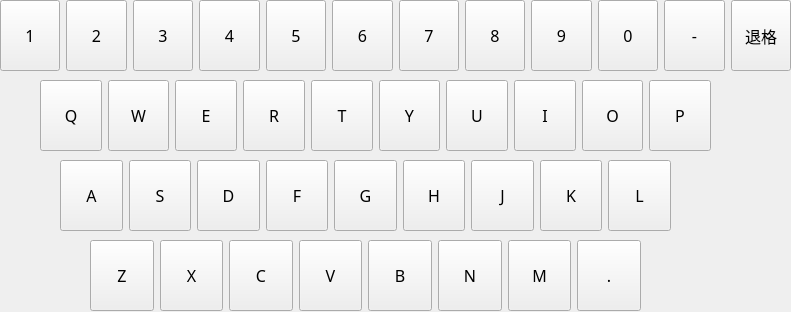
<?xml version="1.0" encoding="UTF-8"?>
<ui version="4.0">
 <class>FullInputPanel</class>
 <widget class="QWidget" name="FullInputPanel">
  <property name="geometry">
   <rect>
    <x>0</x>
    <y>0</y>
    <width>791</width>
    <height>312</height>
   </rect>
  </property>
  <property name="windowTitle">
   <string>Form</string>
  </property>
  <widget class="QWidget" name="horizontalLayoutWidget">
   <property name="geometry">
    <rect>
     <x>0</x>
     <y>0</y>
     <width>791</width>
     <height>71</height>
    </rect>
   </property>
   <layout class="QHBoxLayout" name="horizontalLayout">
    <item>
     <widget class="QPushButton" name="panelButton_1">
      <property name="sizePolicy">
       <sizepolicy hsizetype="Minimum" vsizetype="Minimum">
        <horstretch>0</horstretch>
        <verstretch>0</verstretch>
       </sizepolicy>
      </property>
      <property name="minimumSize">
       <size>
        <width>45</width>
        <height>40</height>
       </size>
      </property>
      <property name="font">
       <font>
        <family>微软雅黑</family>
        <pointsize>12</pointsize>
       </font>
      </property>
      <property name="focusPolicy">
       <enum>Qt::NoFocus</enum>
      </property>
      <property name="text">
       <string>1</string>
      </property>
      <property name="buttonValue" stdset="0">
       <char>
        <unicode>49</unicode>
       </char>
      </property>
     </widget>
    </item>
    <item>
     <widget class="QPushButton" name="panelButton_2">
      <property name="sizePolicy">
       <sizepolicy hsizetype="Minimum" vsizetype="Minimum">
        <horstretch>0</horstretch>
        <verstretch>0</verstretch>
       </sizepolicy>
      </property>
      <property name="minimumSize">
       <size>
        <width>45</width>
        <height>40</height>
       </size>
      </property>
      <property name="font">
       <font>
        <family>微软雅黑</family>
        <pointsize>12</pointsize>
       </font>
      </property>
      <property name="focusPolicy">
       <enum>Qt::NoFocus</enum>
      </property>
      <property name="text">
       <string>2</string>
      </property>
      <property name="buttonValue" stdset="0">
       <char>
        <unicode>50</unicode>
       </char>
      </property>
     </widget>
    </item>
    <item>
     <widget class="QPushButton" name="panelButton_3">
      <property name="sizePolicy">
       <sizepolicy hsizetype="Minimum" vsizetype="Minimum">
        <horstretch>0</horstretch>
        <verstretch>0</verstretch>
       </sizepolicy>
      </property>
      <property name="minimumSize">
       <size>
        <width>45</width>
        <height>40</height>
       </size>
      </property>
      <property name="font">
       <font>
        <family>微软雅黑</family>
        <pointsize>12</pointsize>
       </font>
      </property>
      <property name="focusPolicy">
       <enum>Qt::NoFocus</enum>
      </property>
      <property name="text">
       <string>3</string>
      </property>
      <property name="buttonValue" stdset="0">
       <char>
        <unicode>51</unicode>
       </char>
      </property>
     </widget>
    </item>
    <item>
     <widget class="QPushButton" name="panelButton_4">
      <property name="sizePolicy">
       <sizepolicy hsizetype="Minimum" vsizetype="Minimum">
        <horstretch>0</horstretch>
        <verstretch>0</verstretch>
       </sizepolicy>
      </property>
      <property name="minimumSize">
       <size>
        <width>45</width>
        <height>40</height>
       </size>
      </property>
      <property name="font">
       <font>
        <family>微软雅黑</family>
        <pointsize>12</pointsize>
       </font>
      </property>
      <property name="focusPolicy">
       <enum>Qt::NoFocus</enum>
      </property>
      <property name="text">
       <string>4</string>
      </property>
      <property name="buttonValue" stdset="0">
       <char>
        <unicode>52</unicode>
       </char>
      </property>
     </widget>
    </item>
    <item>
     <widget class="QPushButton" name="panelButton_5">
      <property name="sizePolicy">
       <sizepolicy hsizetype="Minimum" vsizetype="Minimum">
        <horstretch>0</horstretch>
        <verstretch>0</verstretch>
       </sizepolicy>
      </property>
      <property name="minimumSize">
       <size>
        <width>45</width>
        <height>40</height>
       </size>
      </property>
      <property name="font">
       <font>
        <family>微软雅黑</family>
        <pointsize>12</pointsize>
       </font>
      </property>
      <property name="focusPolicy">
       <enum>Qt::NoFocus</enum>
      </property>
      <property name="text">
       <string>5</string>
      </property>
      <property name="buttonValue" stdset="0">
       <char>
        <unicode>53</unicode>
       </char>
      </property>
     </widget>
    </item>
    <item>
     <widget class="QPushButton" name="panelButton_6">
      <property name="sizePolicy">
       <sizepolicy hsizetype="Minimum" vsizetype="Minimum">
        <horstretch>0</horstretch>
        <verstretch>0</verstretch>
       </sizepolicy>
      </property>
      <property name="minimumSize">
       <size>
        <width>45</width>
        <height>40</height>
       </size>
      </property>
      <property name="font">
       <font>
        <family>微软雅黑</family>
        <pointsize>12</pointsize>
       </font>
      </property>
      <property name="focusPolicy">
       <enum>Qt::NoFocus</enum>
      </property>
      <property name="text">
       <string>6</string>
      </property>
      <property name="buttonValue" stdset="0">
       <char>
        <unicode>54</unicode>
       </char>
      </property>
     </widget>
    </item>
    <item>
     <widget class="QPushButton" name="panelButton_7">
      <property name="sizePolicy">
       <sizepolicy hsizetype="Minimum" vsizetype="Minimum">
        <horstretch>0</horstretch>
        <verstretch>0</verstretch>
       </sizepolicy>
      </property>
      <property name="minimumSize">
       <size>
        <width>45</width>
        <height>40</height>
       </size>
      </property>
      <property name="font">
       <font>
        <family>微软雅黑</family>
        <pointsize>12</pointsize>
       </font>
      </property>
      <property name="focusPolicy">
       <enum>Qt::NoFocus</enum>
      </property>
      <property name="text">
       <string>7</string>
      </property>
      <property name="buttonValue" stdset="0">
       <char>
        <unicode>55</unicode>
       </char>
      </property>
     </widget>
    </item>
    <item>
     <widget class="QPushButton" name="panelButton_8">
      <property name="sizePolicy">
       <sizepolicy hsizetype="Minimum" vsizetype="Minimum">
        <horstretch>0</horstretch>
        <verstretch>0</verstretch>
       </sizepolicy>
      </property>
      <property name="minimumSize">
       <size>
        <width>45</width>
        <height>40</height>
       </size>
      </property>
      <property name="font">
       <font>
        <family>微软雅黑</family>
        <pointsize>12</pointsize>
       </font>
      </property>
      <property name="focusPolicy">
       <enum>Qt::NoFocus</enum>
      </property>
      <property name="text">
       <string>8</string>
      </property>
      <property name="buttonValue" stdset="0">
       <char>
        <unicode>56</unicode>
       </char>
      </property>
     </widget>
    </item>
    <item>
     <widget class="QPushButton" name="panelButton_9">
      <property name="sizePolicy">
       <sizepolicy hsizetype="Minimum" vsizetype="Minimum">
        <horstretch>0</horstretch>
        <verstretch>0</verstretch>
       </sizepolicy>
      </property>
      <property name="minimumSize">
       <size>
        <width>45</width>
        <height>40</height>
       </size>
      </property>
      <property name="font">
       <font>
        <family>微软雅黑</family>
        <pointsize>12</pointsize>
       </font>
      </property>
      <property name="focusPolicy">
       <enum>Qt::NoFocus</enum>
      </property>
      <property name="text">
       <string>9</string>
      </property>
      <property name="buttonValue" stdset="0">
       <char>
        <unicode>57</unicode>
       </char>
      </property>
     </widget>
    </item>
    <item>
     <widget class="QPushButton" name="panelButton_0">
      <property name="sizePolicy">
       <sizepolicy hsizetype="Minimum" vsizetype="Minimum">
        <horstretch>0</horstretch>
        <verstretch>0</verstretch>
       </sizepolicy>
      </property>
      <property name="minimumSize">
       <size>
        <width>45</width>
        <height>40</height>
       </size>
      </property>
      <property name="font">
       <font>
        <family>微软雅黑</family>
        <pointsize>12</pointsize>
       </font>
      </property>
      <property name="focusPolicy">
       <enum>Qt::NoFocus</enum>
      </property>
      <property name="text">
       <string>0</string>
      </property>
      <property name="buttonValue" stdset="0">
       <char>
        <unicode>48</unicode>
       </char>
      </property>
     </widget>
    </item>
    <item>
     <widget class="QPushButton" name="panelButton_minus">
      <property name="sizePolicy">
       <sizepolicy hsizetype="Minimum" vsizetype="Minimum">
        <horstretch>0</horstretch>
        <verstretch>0</verstretch>
       </sizepolicy>
      </property>
      <property name="minimumSize">
       <size>
        <width>45</width>
        <height>40</height>
       </size>
      </property>
      <property name="font">
       <font>
        <family>微软雅黑</family>
        <pointsize>12</pointsize>
       </font>
      </property>
      <property name="focusPolicy">
       <enum>Qt::NoFocus</enum>
      </property>
      <property name="text">
       <string>-</string>
      </property>
      <property name="buttonValue" stdset="0">
       <char>
        <unicode>45</unicode>
       </char>
      </property>
     </widget>
    </item>
    <item>
     <widget class="QPushButton" name="panelButton_del">
      <property name="sizePolicy">
       <sizepolicy hsizetype="Minimum" vsizetype="Minimum">
        <horstretch>0</horstretch>
        <verstretch>0</verstretch>
       </sizepolicy>
      </property>
      <property name="minimumSize">
       <size>
        <width>45</width>
        <height>40</height>
       </size>
      </property>
      <property name="font">
       <font>
        <family>微软雅黑</family>
        <pointsize>12</pointsize>
       </font>
      </property>
      <property name="focusPolicy">
       <enum>Qt::NoFocus</enum>
      </property>
      <property name="text">
       <string>退格</string>
      </property>
      <property name="buttonValue" stdset="0">
       <char>
        <unicode>35</unicode>
       </char>
      </property>
     </widget>
    </item>
   </layout>
  </widget>
  <widget class="QWidget" name="horizontalLayoutWidget_2">
   <property name="geometry">
    <rect>
     <x>40</x>
     <y>80</y>
     <width>671</width>
     <height>71</height>
    </rect>
   </property>
   <layout class="QHBoxLayout" name="horizontalLayout_2">
    <item>
     <widget class="QPushButton" name="panelButton_10">
      <property name="sizePolicy">
       <sizepolicy hsizetype="Minimum" vsizetype="Minimum">
        <horstretch>0</horstretch>
        <verstretch>0</verstretch>
       </sizepolicy>
      </property>
      <property name="minimumSize">
       <size>
        <width>45</width>
        <height>40</height>
       </size>
      </property>
      <property name="font">
       <font>
        <family>微软雅黑</family>
        <pointsize>12</pointsize>
       </font>
      </property>
      <property name="focusPolicy">
       <enum>Qt::NoFocus</enum>
      </property>
      <property name="text">
       <string>Q</string>
      </property>
      <property name="buttonValue" stdset="0">
       <char>
        <unicode>81</unicode>
       </char>
      </property>
     </widget>
    </item>
    <item>
     <widget class="QPushButton" name="panelButton_11">
      <property name="sizePolicy">
       <sizepolicy hsizetype="Minimum" vsizetype="Minimum">
        <horstretch>0</horstretch>
        <verstretch>0</verstretch>
       </sizepolicy>
      </property>
      <property name="minimumSize">
       <size>
        <width>45</width>
        <height>40</height>
       </size>
      </property>
      <property name="font">
       <font>
        <family>微软雅黑</family>
        <pointsize>12</pointsize>
       </font>
      </property>
      <property name="focusPolicy">
       <enum>Qt::NoFocus</enum>
      </property>
      <property name="text">
       <string>W</string>
      </property>
      <property name="buttonValue" stdset="0">
       <char>
        <unicode>87</unicode>
       </char>
      </property>
     </widget>
    </item>
    <item>
     <widget class="QPushButton" name="panelButton_12">
      <property name="sizePolicy">
       <sizepolicy hsizetype="Minimum" vsizetype="Minimum">
        <horstretch>0</horstretch>
        <verstretch>0</verstretch>
       </sizepolicy>
      </property>
      <property name="minimumSize">
       <size>
        <width>45</width>
        <height>40</height>
       </size>
      </property>
      <property name="font">
       <font>
        <family>微软雅黑</family>
        <pointsize>12</pointsize>
       </font>
      </property>
      <property name="focusPolicy">
       <enum>Qt::NoFocus</enum>
      </property>
      <property name="text">
       <string>E</string>
      </property>
      <property name="buttonValue" stdset="0">
       <char>
        <unicode>69</unicode>
       </char>
      </property>
     </widget>
    </item>
    <item>
     <widget class="QPushButton" name="panelButton_13">
      <property name="sizePolicy">
       <sizepolicy hsizetype="Minimum" vsizetype="Minimum">
        <horstretch>0</horstretch>
        <verstretch>0</verstretch>
       </sizepolicy>
      </property>
      <property name="minimumSize">
       <size>
        <width>45</width>
        <height>40</height>
       </size>
      </property>
      <property name="font">
       <font>
        <family>微软雅黑</family>
        <pointsize>12</pointsize>
       </font>
      </property>
      <property name="focusPolicy">
       <enum>Qt::NoFocus</enum>
      </property>
      <property name="text">
       <string>R</string>
      </property>
      <property name="buttonValue" stdset="0">
       <char>
        <unicode>82</unicode>
       </char>
      </property>
     </widget>
    </item>
    <item>
     <widget class="QPushButton" name="panelButton_14">
      <property name="sizePolicy">
       <sizepolicy hsizetype="Minimum" vsizetype="Minimum">
        <horstretch>0</horstretch>
        <verstretch>0</verstretch>
       </sizepolicy>
      </property>
      <property name="minimumSize">
       <size>
        <width>45</width>
        <height>40</height>
       </size>
      </property>
      <property name="font">
       <font>
        <family>微软雅黑</family>
        <pointsize>12</pointsize>
       </font>
      </property>
      <property name="focusPolicy">
       <enum>Qt::NoFocus</enum>
      </property>
      <property name="text">
       <string>T</string>
      </property>
      <property name="buttonValue" stdset="0">
       <char>
        <unicode>84</unicode>
       </char>
      </property>
     </widget>
    </item>
    <item>
     <widget class="QPushButton" name="panelButton_15">
      <property name="sizePolicy">
       <sizepolicy hsizetype="Minimum" vsizetype="Minimum">
        <horstretch>0</horstretch>
        <verstretch>0</verstretch>
       </sizepolicy>
      </property>
      <property name="minimumSize">
       <size>
        <width>45</width>
        <height>40</height>
       </size>
      </property>
      <property name="font">
       <font>
        <family>微软雅黑</family>
        <pointsize>12</pointsize>
       </font>
      </property>
      <property name="focusPolicy">
       <enum>Qt::NoFocus</enum>
      </property>
      <property name="text">
       <string>Y</string>
      </property>
      <property name="buttonValue" stdset="0">
       <char>
        <unicode>89</unicode>
       </char>
      </property>
     </widget>
    </item>
    <item>
     <widget class="QPushButton" name="panelButton_16">
      <property name="sizePolicy">
       <sizepolicy hsizetype="Minimum" vsizetype="Minimum">
        <horstretch>0</horstretch>
        <verstretch>0</verstretch>
       </sizepolicy>
      </property>
      <property name="minimumSize">
       <size>
        <width>45</width>
        <height>40</height>
       </size>
      </property>
      <property name="font">
       <font>
        <family>微软雅黑</family>
        <pointsize>12</pointsize>
       </font>
      </property>
      <property name="focusPolicy">
       <enum>Qt::NoFocus</enum>
      </property>
      <property name="text">
       <string>U</string>
      </property>
      <property name="buttonValue" stdset="0">
       <char>
        <unicode>85</unicode>
       </char>
      </property>
     </widget>
    </item>
    <item>
     <widget class="QPushButton" name="panelButton_17">
      <property name="sizePolicy">
       <sizepolicy hsizetype="Minimum" vsizetype="Minimum">
        <horstretch>0</horstretch>
        <verstretch>0</verstretch>
       </sizepolicy>
      </property>
      <property name="minimumSize">
       <size>
        <width>45</width>
        <height>40</height>
       </size>
      </property>
      <property name="font">
       <font>
        <family>微软雅黑</family>
        <pointsize>12</pointsize>
       </font>
      </property>
      <property name="focusPolicy">
       <enum>Qt::NoFocus</enum>
      </property>
      <property name="text">
       <string>I</string>
      </property>
      <property name="buttonValue" stdset="0">
       <char>
        <unicode>73</unicode>
       </char>
      </property>
     </widget>
    </item>
    <item>
     <widget class="QPushButton" name="panelButton_18">
      <property name="sizePolicy">
       <sizepolicy hsizetype="Minimum" vsizetype="Minimum">
        <horstretch>0</horstretch>
        <verstretch>0</verstretch>
       </sizepolicy>
      </property>
      <property name="minimumSize">
       <size>
        <width>45</width>
        <height>40</height>
       </size>
      </property>
      <property name="font">
       <font>
        <family>微软雅黑</family>
        <pointsize>12</pointsize>
       </font>
      </property>
      <property name="focusPolicy">
       <enum>Qt::NoFocus</enum>
      </property>
      <property name="text">
       <string>O</string>
      </property>
      <property name="buttonValue" stdset="0">
       <char>
        <unicode>79</unicode>
       </char>
      </property>
     </widget>
    </item>
    <item>
     <widget class="QPushButton" name="panelButton_19">
      <property name="sizePolicy">
       <sizepolicy hsizetype="Minimum" vsizetype="Minimum">
        <horstretch>0</horstretch>
        <verstretch>0</verstretch>
       </sizepolicy>
      </property>
      <property name="minimumSize">
       <size>
        <width>45</width>
        <height>40</height>
       </size>
      </property>
      <property name="font">
       <font>
        <family>微软雅黑</family>
        <pointsize>12</pointsize>
       </font>
      </property>
      <property name="focusPolicy">
       <enum>Qt::NoFocus</enum>
      </property>
      <property name="text">
       <string>P</string>
      </property>
      <property name="buttonValue" stdset="0">
       <char>
        <unicode>80</unicode>
       </char>
      </property>
     </widget>
    </item>
   </layout>
  </widget>
  <widget class="QWidget" name="horizontalLayoutWidget_3">
   <property name="geometry">
    <rect>
     <x>60</x>
     <y>160</y>
     <width>611</width>
     <height>71</height>
    </rect>
   </property>
   <layout class="QHBoxLayout" name="horizontalLayout_3">
    <item>
     <widget class="QPushButton" name="panelButton_20">
      <property name="sizePolicy">
       <sizepolicy hsizetype="Minimum" vsizetype="Minimum">
        <horstretch>0</horstretch>
        <verstretch>0</verstretch>
       </sizepolicy>
      </property>
      <property name="minimumSize">
       <size>
        <width>45</width>
        <height>40</height>
       </size>
      </property>
      <property name="font">
       <font>
        <family>微软雅黑</family>
        <pointsize>12</pointsize>
       </font>
      </property>
      <property name="focusPolicy">
       <enum>Qt::NoFocus</enum>
      </property>
      <property name="text">
       <string>A</string>
      </property>
      <property name="buttonValue" stdset="0">
       <char>
        <unicode>65</unicode>
       </char>
      </property>
     </widget>
    </item>
    <item>
     <widget class="QPushButton" name="panelButton_21">
      <property name="sizePolicy">
       <sizepolicy hsizetype="Minimum" vsizetype="Minimum">
        <horstretch>0</horstretch>
        <verstretch>0</verstretch>
       </sizepolicy>
      </property>
      <property name="minimumSize">
       <size>
        <width>45</width>
        <height>40</height>
       </size>
      </property>
      <property name="font">
       <font>
        <family>微软雅黑</family>
        <pointsize>12</pointsize>
       </font>
      </property>
      <property name="focusPolicy">
       <enum>Qt::NoFocus</enum>
      </property>
      <property name="text">
       <string>S</string>
      </property>
      <property name="buttonValue" stdset="0">
       <char>
        <unicode>83</unicode>
       </char>
      </property>
     </widget>
    </item>
    <item>
     <widget class="QPushButton" name="panelButton_22">
      <property name="sizePolicy">
       <sizepolicy hsizetype="Minimum" vsizetype="Minimum">
        <horstretch>0</horstretch>
        <verstretch>0</verstretch>
       </sizepolicy>
      </property>
      <property name="minimumSize">
       <size>
        <width>45</width>
        <height>40</height>
       </size>
      </property>
      <property name="font">
       <font>
        <family>微软雅黑</family>
        <pointsize>12</pointsize>
       </font>
      </property>
      <property name="focusPolicy">
       <enum>Qt::NoFocus</enum>
      </property>
      <property name="text">
       <string>D</string>
      </property>
      <property name="buttonValue" stdset="0">
       <char>
        <unicode>68</unicode>
       </char>
      </property>
     </widget>
    </item>
    <item>
     <widget class="QPushButton" name="panelButton_23">
      <property name="sizePolicy">
       <sizepolicy hsizetype="Minimum" vsizetype="Minimum">
        <horstretch>0</horstretch>
        <verstretch>0</verstretch>
       </sizepolicy>
      </property>
      <property name="minimumSize">
       <size>
        <width>45</width>
        <height>40</height>
       </size>
      </property>
      <property name="font">
       <font>
        <family>微软雅黑</family>
        <pointsize>12</pointsize>
       </font>
      </property>
      <property name="focusPolicy">
       <enum>Qt::NoFocus</enum>
      </property>
      <property name="text">
       <string>F</string>
      </property>
      <property name="buttonValue" stdset="0">
       <char>
        <unicode>70</unicode>
       </char>
      </property>
     </widget>
    </item>
    <item>
     <widget class="QPushButton" name="panelButton_24">
      <property name="sizePolicy">
       <sizepolicy hsizetype="Minimum" vsizetype="Minimum">
        <horstretch>0</horstretch>
        <verstretch>0</verstretch>
       </sizepolicy>
      </property>
      <property name="minimumSize">
       <size>
        <width>45</width>
        <height>40</height>
       </size>
      </property>
      <property name="font">
       <font>
        <family>微软雅黑</family>
        <pointsize>12</pointsize>
       </font>
      </property>
      <property name="focusPolicy">
       <enum>Qt::NoFocus</enum>
      </property>
      <property name="text">
       <string>G</string>
      </property>
      <property name="buttonValue" stdset="0">
       <char>
        <unicode>71</unicode>
       </char>
      </property>
     </widget>
    </item>
    <item>
     <widget class="QPushButton" name="panelButton_25">
      <property name="sizePolicy">
       <sizepolicy hsizetype="Minimum" vsizetype="Minimum">
        <horstretch>0</horstretch>
        <verstretch>0</verstretch>
       </sizepolicy>
      </property>
      <property name="minimumSize">
       <size>
        <width>45</width>
        <height>40</height>
       </size>
      </property>
      <property name="font">
       <font>
        <family>微软雅黑</family>
        <pointsize>12</pointsize>
       </font>
      </property>
      <property name="focusPolicy">
       <enum>Qt::NoFocus</enum>
      </property>
      <property name="text">
       <string>H</string>
      </property>
      <property name="buttonValue" stdset="0">
       <char>
        <unicode>72</unicode>
       </char>
      </property>
     </widget>
    </item>
    <item>
     <widget class="QPushButton" name="panelButton_26">
      <property name="sizePolicy">
       <sizepolicy hsizetype="Minimum" vsizetype="Minimum">
        <horstretch>0</horstretch>
        <verstretch>0</verstretch>
       </sizepolicy>
      </property>
      <property name="minimumSize">
       <size>
        <width>45</width>
        <height>40</height>
       </size>
      </property>
      <property name="font">
       <font>
        <family>微软雅黑</family>
        <pointsize>12</pointsize>
       </font>
      </property>
      <property name="focusPolicy">
       <enum>Qt::NoFocus</enum>
      </property>
      <property name="text">
       <string>J</string>
      </property>
      <property name="buttonValue" stdset="0">
       <char>
        <unicode>74</unicode>
       </char>
      </property>
     </widget>
    </item>
    <item>
     <widget class="QPushButton" name="panelButton_27">
      <property name="sizePolicy">
       <sizepolicy hsizetype="Minimum" vsizetype="Minimum">
        <horstretch>0</horstretch>
        <verstretch>0</verstretch>
       </sizepolicy>
      </property>
      <property name="minimumSize">
       <size>
        <width>45</width>
        <height>40</height>
       </size>
      </property>
      <property name="font">
       <font>
        <family>微软雅黑</family>
        <pointsize>12</pointsize>
       </font>
      </property>
      <property name="focusPolicy">
       <enum>Qt::NoFocus</enum>
      </property>
      <property name="text">
       <string>K</string>
      </property>
      <property name="buttonValue" stdset="0">
       <char>
        <unicode>75</unicode>
       </char>
      </property>
     </widget>
    </item>
    <item>
     <widget class="QPushButton" name="panelButton_28">
      <property name="sizePolicy">
       <sizepolicy hsizetype="Minimum" vsizetype="Minimum">
        <horstretch>0</horstretch>
        <verstretch>0</verstretch>
       </sizepolicy>
      </property>
      <property name="minimumSize">
       <size>
        <width>45</width>
        <height>40</height>
       </size>
      </property>
      <property name="font">
       <font>
        <family>微软雅黑</family>
        <pointsize>12</pointsize>
       </font>
      </property>
      <property name="focusPolicy">
       <enum>Qt::NoFocus</enum>
      </property>
      <property name="text">
       <string>L</string>
      </property>
      <property name="buttonValue" stdset="0">
       <char>
        <unicode>76</unicode>
       </char>
      </property>
     </widget>
    </item>
   </layout>
  </widget>
  <widget class="QWidget" name="horizontalLayoutWidget_4">
   <property name="geometry">
    <rect>
     <x>90</x>
     <y>240</y>
     <width>551</width>
     <height>71</height>
    </rect>
   </property>
   <layout class="QHBoxLayout" name="horizontalLayout_4">
    <item>
     <widget class="QPushButton" name="panelButton_29">
      <property name="sizePolicy">
       <sizepolicy hsizetype="Minimum" vsizetype="Minimum">
        <horstretch>0</horstretch>
        <verstretch>0</verstretch>
       </sizepolicy>
      </property>
      <property name="minimumSize">
       <size>
        <width>45</width>
        <height>40</height>
       </size>
      </property>
      <property name="font">
       <font>
        <family>微软雅黑</family>
        <pointsize>12</pointsize>
       </font>
      </property>
      <property name="focusPolicy">
       <enum>Qt::NoFocus</enum>
      </property>
      <property name="text">
       <string>Z</string>
      </property>
      <property name="buttonValue" stdset="0">
       <char>
        <unicode>90</unicode>
       </char>
      </property>
     </widget>
    </item>
    <item>
     <widget class="QPushButton" name="panelButton_30">
      <property name="sizePolicy">
       <sizepolicy hsizetype="Minimum" vsizetype="Minimum">
        <horstretch>0</horstretch>
        <verstretch>0</verstretch>
       </sizepolicy>
      </property>
      <property name="minimumSize">
       <size>
        <width>45</width>
        <height>40</height>
       </size>
      </property>
      <property name="font">
       <font>
        <family>微软雅黑</family>
        <pointsize>12</pointsize>
       </font>
      </property>
      <property name="focusPolicy">
       <enum>Qt::NoFocus</enum>
      </property>
      <property name="text">
       <string>X</string>
      </property>
      <property name="buttonValue" stdset="0">
       <char>
        <unicode>88</unicode>
       </char>
      </property>
     </widget>
    </item>
    <item>
     <widget class="QPushButton" name="panelButton_31">
      <property name="sizePolicy">
       <sizepolicy hsizetype="Minimum" vsizetype="Minimum">
        <horstretch>0</horstretch>
        <verstretch>0</verstretch>
       </sizepolicy>
      </property>
      <property name="minimumSize">
       <size>
        <width>45</width>
        <height>40</height>
       </size>
      </property>
      <property name="font">
       <font>
        <family>微软雅黑</family>
        <pointsize>12</pointsize>
       </font>
      </property>
      <property name="focusPolicy">
       <enum>Qt::NoFocus</enum>
      </property>
      <property name="text">
       <string>C</string>
      </property>
      <property name="buttonValue" stdset="0">
       <char>
        <unicode>67</unicode>
       </char>
      </property>
     </widget>
    </item>
    <item>
     <widget class="QPushButton" name="panelButton_32">
      <property name="sizePolicy">
       <sizepolicy hsizetype="Minimum" vsizetype="Minimum">
        <horstretch>0</horstretch>
        <verstretch>0</verstretch>
       </sizepolicy>
      </property>
      <property name="minimumSize">
       <size>
        <width>45</width>
        <height>40</height>
       </size>
      </property>
      <property name="font">
       <font>
        <family>微软雅黑</family>
        <pointsize>12</pointsize>
       </font>
      </property>
      <property name="focusPolicy">
       <enum>Qt::NoFocus</enum>
      </property>
      <property name="text">
       <string>V</string>
      </property>
      <property name="buttonValue" stdset="0">
       <char>
        <unicode>86</unicode>
       </char>
      </property>
     </widget>
    </item>
    <item>
     <widget class="QPushButton" name="panelButton_33">
      <property name="sizePolicy">
       <sizepolicy hsizetype="Minimum" vsizetype="Minimum">
        <horstretch>0</horstretch>
        <verstretch>0</verstretch>
       </sizepolicy>
      </property>
      <property name="minimumSize">
       <size>
        <width>45</width>
        <height>40</height>
       </size>
      </property>
      <property name="font">
       <font>
        <family>微软雅黑</family>
        <pointsize>12</pointsize>
       </font>
      </property>
      <property name="focusPolicy">
       <enum>Qt::NoFocus</enum>
      </property>
      <property name="text">
       <string>B</string>
      </property>
      <property name="buttonValue" stdset="0">
       <char>
        <unicode>66</unicode>
       </char>
      </property>
     </widget>
    </item>
    <item>
     <widget class="QPushButton" name="panelButton_34">
      <property name="sizePolicy">
       <sizepolicy hsizetype="Minimum" vsizetype="Minimum">
        <horstretch>0</horstretch>
        <verstretch>0</verstretch>
       </sizepolicy>
      </property>
      <property name="minimumSize">
       <size>
        <width>45</width>
        <height>40</height>
       </size>
      </property>
      <property name="font">
       <font>
        <family>微软雅黑</family>
        <pointsize>12</pointsize>
       </font>
      </property>
      <property name="focusPolicy">
       <enum>Qt::NoFocus</enum>
      </property>
      <property name="text">
       <string>N</string>
      </property>
      <property name="buttonValue" stdset="0">
       <char>
        <unicode>78</unicode>
       </char>
      </property>
     </widget>
    </item>
    <item>
     <widget class="QPushButton" name="panelButton_35">
      <property name="sizePolicy">
       <sizepolicy hsizetype="Minimum" vsizetype="Minimum">
        <horstretch>0</horstretch>
        <verstretch>0</verstretch>
       </sizepolicy>
      </property>
      <property name="minimumSize">
       <size>
        <width>45</width>
        <height>40</height>
       </size>
      </property>
      <property name="font">
       <font>
        <family>微软雅黑</family>
        <pointsize>12</pointsize>
       </font>
      </property>
      <property name="focusPolicy">
       <enum>Qt::NoFocus</enum>
      </property>
      <property name="text">
       <string>M</string>
      </property>
      <property name="buttonValue" stdset="0">
       <char>
        <unicode>77</unicode>
       </char>
      </property>
     </widget>
    </item>
    <item>
     <widget class="QPushButton" name="panelButton_37">
      <property name="sizePolicy">
       <sizepolicy hsizetype="Minimum" vsizetype="Minimum">
        <horstretch>0</horstretch>
        <verstretch>0</verstretch>
       </sizepolicy>
      </property>
      <property name="minimumSize">
       <size>
        <width>45</width>
        <height>40</height>
       </size>
      </property>
      <property name="font">
       <font>
        <family>微软雅黑</family>
        <pointsize>12</pointsize>
       </font>
      </property>
      <property name="focusPolicy">
       <enum>Qt::NoFocus</enum>
      </property>
      <property name="text">
       <string>.</string>
      </property>
      <property name="buttonValue" stdset="0">
       <char>
        <unicode>46</unicode>
       </char>
      </property>
     </widget>
    </item>
   </layout>
  </widget>
 </widget>
 <resources/>
 <connections/>
</ui>
